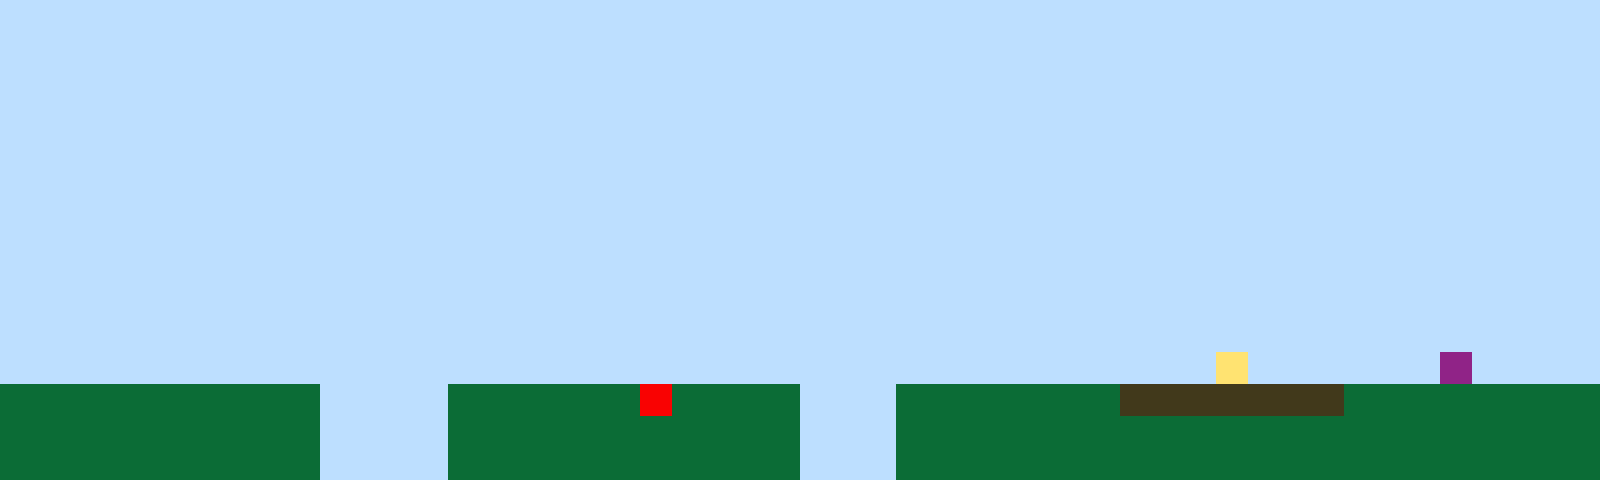

Rendered tile map (Tiled .tmx) drawn with the repository's tilesets; below, a short description and the full map source, tile grids included:
An orthogonal 50x15 tile map with 32x32 px tiles, 1 tile layer (Tile Layer 1).

<map version="1.10" tiledversion="1.11.2" orientation="orthogonal" renderorder="right-up" width="50" height="15" tilewidth="32" tileheight="32" infinite="0" nextlayerid="2" nextobjectid="1"><editorsettings><export target="map1.csv" format="csv" /></editorsettings><tileset firstgid="1" name="sprites" tilewidth="32" tileheight="32" tilecount="6" columns="3"><image source="sprites.png" width="96" height="64" /></tileset><layer id="1" name="Tile Layer 1" width="50" height="15"><data encoding="csv">1,1,1,1,1,1,1,1,1,1,1,1,1,1,1,1,1,1,1,1,1,1,1,1,1,1,1,1,1,1,1,1,1,1,1,1,1,1,1,1,1,1,1,1,1,1,1,1,1,1,1,1,1,1,1,1,1,1,1,1,1,1,1,1,1,1,1,1,1,1,1,1,1,1,1,1,1,1,1,1,1,1,1,1,1,1,1,1,1,1,1,1,1,1,1,1,1,1,1,1,1,1,1,1,1,1,1,1,1,1,1,1,1,1,1,1,1,1,1,1,1,1,1,1,1,1,1,1,1,1,1,1,1,1,1,1,1,1,1,1,1,1,1,1,1,1,1,1,1,1,1,1,1,1,1,1,1,1,1,1,1,1,1,1,1,1,1,1,1,1,1,1,1,1,1,1,1,1,1,1,1,1,1,1,1,1,1,1,1,1,1,1,1,1,1,1,1,1,1,1,1,1,1,1,1,1,1,1,1,1,1,1,1,1,1,1,1,1,1,1,1,1,1,1,1,1,1,1,1,1,1,1,1,1,1,1,1,1,1,1,1,1,1,1,1,1,1,1,1,1,1,1,1,1,1,1,1,1,1,1,1,1,1,1,1,1,1,1,1,1,1,1,1,1,1,1,1,1,1,1,1,1,1,1,1,1,1,1,1,1,1,1,1,1,1,1,1,1,1,1,1,1,1,1,1,1,1,1,1,1,1,1,1,1,1,1,1,1,1,1,1,1,1,1,1,1,1,1,1,1,1,1,1,1,1,1,1,1,1,1,1,1,1,1,1,1,1,1,1,1,1,1,1,1,1,1,1,1,1,1,1,1,1,1,1,1,1,1,1,1,1,1,1,1,1,1,1,1,1,1,1,1,1,1,1,1,1,1,1,1,1,1,1,1,1,1,1,1,1,1,1,1,1,1,1,1,1,1,1,1,1,1,1,1,1,1,1,1,1,1,1,1,1,1,1,1,1,1,1,1,1,1,1,1,1,1,1,1,1,1,1,1,1,1,1,1,1,1,1,1,1,1,1,1,1,1,1,1,1,1,1,1,1,1,1,1,1,1,1,1,1,1,1,1,1,1,1,1,1,1,1,1,1,1,1,1,1,1,1,1,1,1,1,1,1,1,1,1,1,1,1,1,1,1,1,1,1,1,1,1,1,1,1,1,1,1,1,1,1,1,1,1,1,1,1,1,1,1,1,1,1,1,1,1,1,1,1,1,1,1,1,1,1,1,1,1,1,1,1,1,1,1,1,1,1,1,1,1,1,1,1,1,1,1,1,1,1,1,1,1,1,1,1,1,1,1,1,1,1,1,1,1,1,1,1,1,1,1,4,1,1,1,1,1,1,6,1,1,1,1,2,2,2,2,2,2,2,2,2,2,1,1,1,1,2,2,2,2,2,2,5,2,2,2,2,1,1,1,2,2,2,2,2,2,2,3,3,3,3,3,3,3,2,2,2,2,2,2,2,2,2,2,2,2,2,2,2,2,2,2,1,1,1,1,2,2,2,2,2,2,2,2,2,2,2,1,1,1,2,2,2,2,2,2,2,2,2,2,2,2,2,2,2,2,2,2,2,2,2,2,2,2,2,2,2,2,2,2,2,2,1,1,1,1,2,2,2,2,2,2,2,2,2,2,2,1,1,1,2,2,2,2,2,2,2,2,2,2,2,2,2,2,2,2,2,2,2,2,2,2</data></layer></map>
